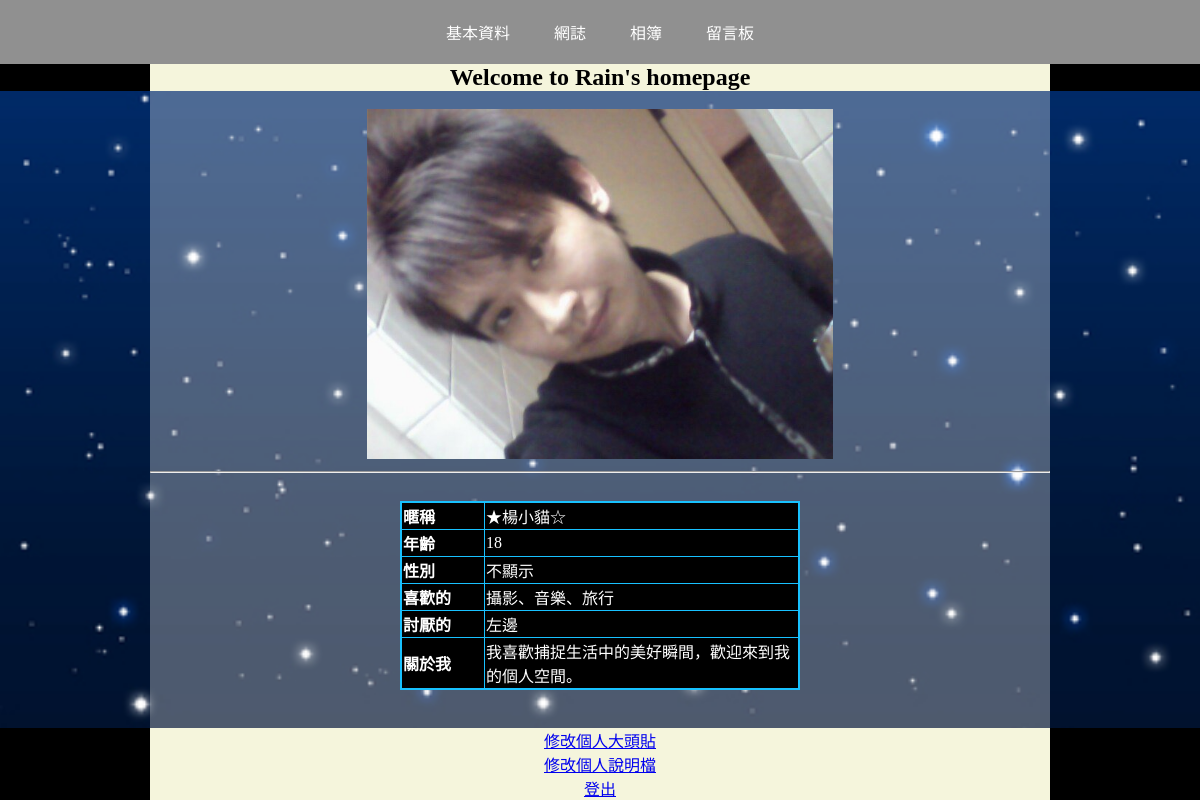
The page /user_profile (signed in) on the database its author committed.
### crudpractice/models.py (models this page shows, shortened)
class Profile(models.Model):
    GENDER_CHOICES = [
        ('男', '男'),
        ('女', '女'),
        ('不顯示', '不顯示'),
    ]
    user = models.ForeignKey(User, on_delete=models.CASCADE)
    profilepic = models.ImageField(upload_to='profilepic/')
    nickname = models.CharField(max_length=20, null=False)
    age = models.IntegerField(null=False)
    gender = models.CharField(max_length=5, choices=GENDER_CHOICES, null=False)
    likes = models.CharField(max_length=20, null=False)
    dislikes = models.CharField(max_length=20, null=False)
    aboutme = models.TextField(max_length=255, null=False)

### crudpractice/views.py (the view)
# urls.py: path('user_profile', views.user_profile),
def user_profile(request):
    obj = User.objects.get(username='rain')
    id = obj.id
    profile_obj = Profile.objects.get(id=id)
    profilepic = profile_obj.profilepic
    nickname = profile_obj.nickname
    age = profile_obj.age
    gender = profile_obj.gender
    likes = profile_obj.likes
    dislikes = profile_obj.dislikes
    aboutme = profile_obj.aboutme
    if request.method == 'POST':
        username = request.POST.get('username')
        password = request.POST.get('password')
        try:
            user_obj = User.objects.get(username=username, password=password)
            request.session['name'] = username
            name = request.session.get('name')
            return render(request, 'user_profile.html', locals())
        except User.DoesNotExist:
            return render(request, 'error_page.html', {'message': '帳號或密碼錯誤'})
    else:
        name = request.session.get('name')
        return render(request, 'user_profile.html', locals())

### templates/user_profile.html (shortened to what this page needs)
<!DOCTYPE html>
<html lang="en">
<head>
    <link rel="stylesheet" href="/static/style.css">
</head>
<body>
    <div class="connection">
        <a href="user_profile">基本資料</a>
        <a href="blog">網誌</a>
        <a href="album">相簿</a>
        <a href="board">留言板</a>
    </div>
    <h2>Welcome to Rain's homepage</h2>
    <div class="bgc">
        <div class="bgc2">
            <br>
            <div class="propic">
                {% if profilepic.url %}
                <img src={{profilepic.url}} alt="" style="width: auto; height: 350px">
                {% else %}
                <img src="/static/nopic.png" alt="No Image" style="width: auto; height: 350px">
                {% endif %}
                <br>
            </div>
            <hr>
            <div class="proinfo">
                <table border="3">
                    <tr>
                        <th style="width: 80px;">暱稱</th><td>{{nickname}}</td>
                    </tr>
                    <tr>
                        <th>年齡</th><td>{{age}}</td>
                    </tr>
                    {% if gender != '不顯示' or request.session.name == 'rain' %}
                    <tr>
                        <th>性別</th><td>{{gender}}</td>
                    </tr>
                    {% endif %}
                    <tr>
                        <th>喜歡的</th><td>{{likes}}</td>
                    </tr>
                    <tr>
                        <th>討厭的</th><td>{{dislikes}}</td>
                    </tr>
                    <tr>
                        <th>關於我</th><td>{{aboutme}}</td>
                    </tr>
                </table>
            </div>
            <br>
        </div>
    </div>
    <footer>
        {% if request.session.name == 'rain' %}
        <a href="change_profilepic">修改個人大頭貼</a><br>
        <a href="change_profile">修改個人說明檔</a><br>
        <a href="logout">登出</a>
        {% elif request.session.name == None %}
        <a href="/">登入</a>
        {% else %}
        <a href="logout">登出</a>
        {% endif %}
    </footer>
</body>
</html>

### static/style.css (style rules this page uses)
body { margin: 0; padding: 0; text-align: center; background-color: #000000; }
.connection { margin: auto; padding: 20px; background-color: #909090; }
.connection a { padding: 20px; text-decoration: none; color: #fff; }
table { border-collapse: collapse; width: 400px; border: 2px solid #18c1ff; margin: auto; text-align: left; background-color: #000; color: #fff; }
.bgc { background-image: url(/static/bg1.jpeg); background-size: cover; margin: auto; padding: auto; }
h2, h3, h6 { background-color: beige; margin: auto; width: 900px; }
footer { background-color: beige; margin: auto; width: 900px; }
.bgc2 { width: 900px; background-color: rgba(255, 255, 255, 0.3); margin: auto; }

### templates/user_profile.html (style rules this page uses)
.proinfo { max-width: 600px; margin: auto; padding: 20px; }

### rows shown on the page
Profile: nickname "★楊小貓☆", gender "不顯示", likes "攝影、音樂、旅行", dislikes "左邊", aboutme "我喜歡捕捉生活中的美好瞬間，歡迎來到我的個人空間。"

### other values the page prints
{{ age }} "18"
